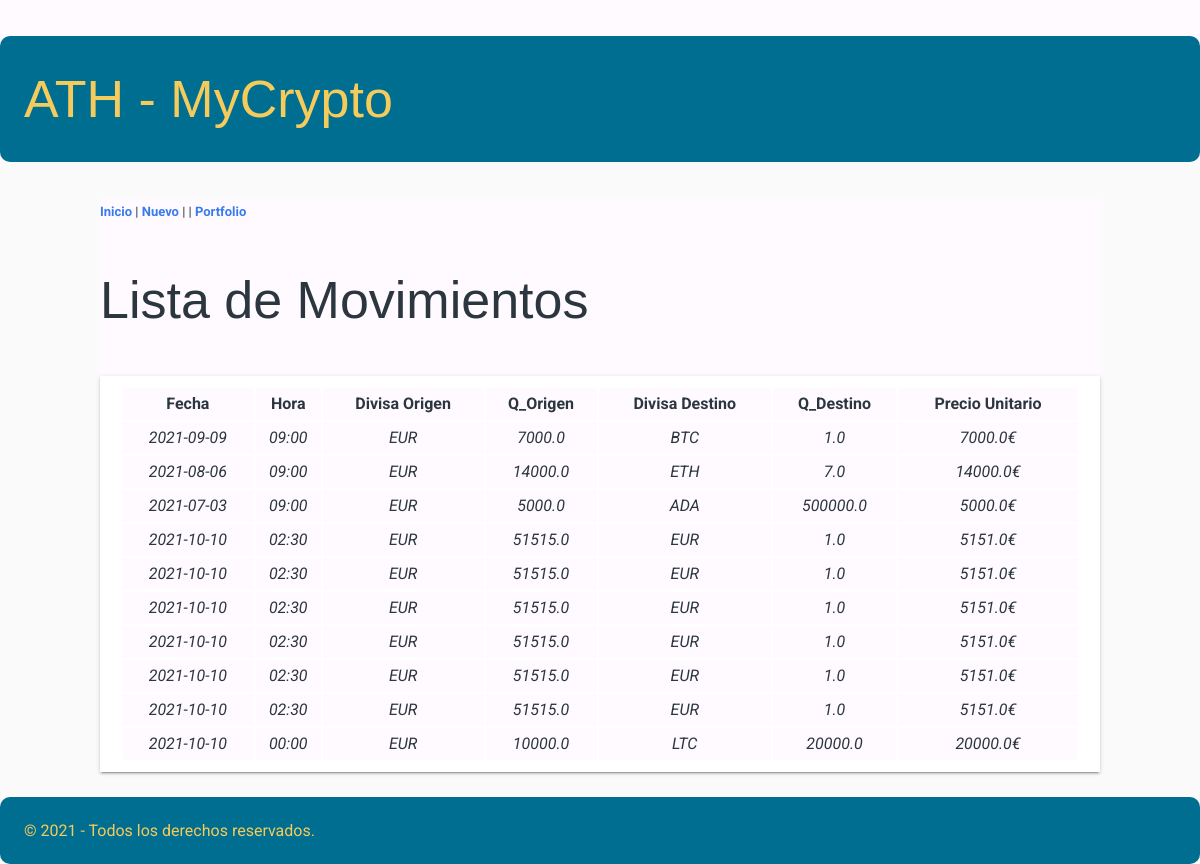
Before: / with the older database file.
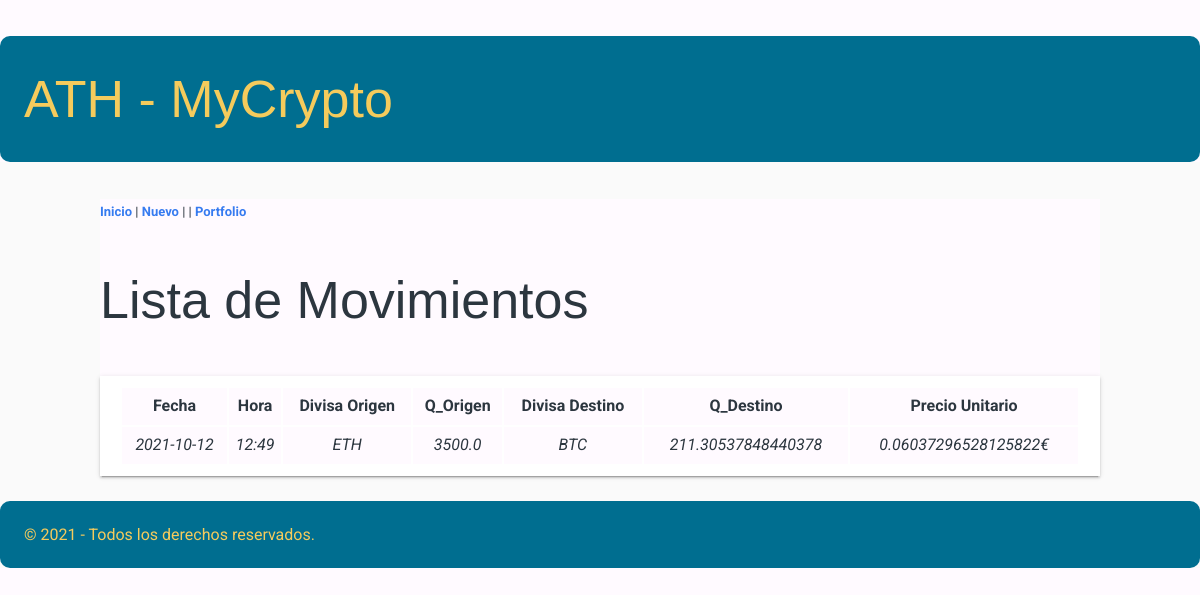
After: the same page with the newer database file.
### tables this page shows
CREATE TABLE "myCrypto" (
	"id"	INTEGER NOT NULL UNIQUE,
	"date"	TEXT NOT NULL,
	"time"	TEXT NOT NULL,
	"desde"	TEXT NOT NULL,
	"Q_desde"	REAL NOT NULL,
	"hasta"	TEXT NOT NULL,
	"Q_hasta"	REAL NOT NULL,
	"PU"	REAL NOT NULL,
	PRIMARY KEY("id" AUTOINCREMENT)
);

### appRegistro/views.py (the view)
@app.route("/")
def start():
    consulta = """
        SELECT *
            FROM myCrypto;
    """
    movimientos = dbManager.consultaSQL(consulta)
    return render_template("index.html", items=movimientos)

### appRegistro/models.py (called while the page is built)
    def consultaSQL(self, consulta, params = []):
        conex = sqlite3.connect(self.ruta_basedatos)
        cur = conex.cursor()
        cur.execute(consulta, params)
        keys = []
        for item in cur.description:
            keys.append(item[0])
        registros = []
        for registro in cur.fetchall():
            ix_clave = 0
            d = {}
            for columna in keys:
                d[columna] = registro[ix_clave]
                ix_clave += 1
            registros.append(d)
        conex.close()
        return registros

### appRegistro/templates/index.html (shortened to what this page needs)
{% extends 'base.html' %}
{% block contenido_pagina %}
        <h1>Lista de Movimientos</h1>
        {% if items | length == 0 %}
            <p>Introduce el primer movimiento</p>
        {% else %}
            <table class="paper">
                <tr>
                    <th>Fecha</th>
                    <th>Hora</th>
                    <th>Divisa Origen</th>
                    <th>Q_Origen</th>
                    <th>Divisa Destino</th>
                    <th>Q_Destino</th>
                    <th>Precio Unitario</th>
                </tr>
                {% for item in items %}
                <tr>
                    <td>{{ item.date }}</td>
                    <td>{{ item.time }}</td>
                    <td>{{ item.desde }}</td>
                    <td>{{ item.Q_desde }}</td>
                    <td>{{ item.hasta }}</td>
                    <td>{{ item.Q_hasta }}</td>
                    <td>{{ item.PU }}€</td>
                </tr>
                {% endfor %}
            </table>
        {% endif %}
{% endblock %}

### appRegistro/templates/base.html (shortened to what this page needs)
<!DOCTYPE html>
<html lang="en">
    <head id="titulo_grande" class="titulo_grande">
        <link rel="stylesheet" href="/static/css/styles.css">
        <link rel="stylesheet" href="/static/css/flat_remix.css">
    </head>
    <body>
        <header>
            <h1>ATH - MyCrypto</h1>
        </header>
        <section class="container1">
            <nav>
                <p><a href="/">Inicio</a> | <a href="/nuevo">Nuevo</a> | | <a href="/status">Portfolio</a></p>
            </nav>
            {% block contenido_pagina %} {% endblock %}
        </section>
        <br>
        <footer>© 2021 - Todos los derechos reservados.</footer>
    </body>
</html>

### appRegistro/static/css/styles.css (style rules this page uses)
:root { --color-primario: #006E90; --color-secundario: #A18276; --color-terciario: #F5CB5C; --negro: #2c363f; --blanco: #FFFAFF; --separacion-defecto: 10px; }
* { background-color: var(--blanco); color: var(--negro); margin: 0; padding: 0; }
h1 { font-family: 'Noto Sans JP', sans-serif; font-weight: 700; border: none; }
footer { margin-top: var(--separacion-defecto); }
header *, footer { border-radius: var(--separacion-defecto); background-color: var(--color-primario); color: var(--color-terciario); font-size: 1rem; padding: 1.5rem; }
.container1 { max-width: 1000px; margin: 0 auto; }
table.paper { width: 100%; }
td { text-align: center; font-style: italic; }

### appRegistro/static/css/flat_remix.css (style rules this page uses)
* { box-sizing: border-box; outline: none; -webkit-appearance: none; -webkit-tap-highlight-color: transparent !important; -webkit-tap-highlight-color: rgba(0, 0, 0, 0) !important; -webkit-touch-callout: none; font-family: "Roboto", sans-serif; letter-spacing: 0; }
body { background-color: #FAFAFA; color: #5c616c; margin: 0; font-size: 13px; cursor: default; user-select: none; -webkit-user-select: none; -khtml-user-select: none; -moz-user-select: none; -ms-user-select: none; }
a:link, a:visited, a:active, a { color: #367bf0; font-weight: bold; text-decoration: none; cursor: pointer; }
h1, h2, h3, h4, h5, h6 { line-height: 1.5em; }
h1 { font-size: 4em; font-weight: lighter; margin: .7em 0; }
section, article, .section, .article, .paper { line-height: 2em; word-wrap: break-word; word-break: normal; line-height: 2em; }
.paper { font-size: 16px; box-shadow: 0 2px 2px 0 rgba(0, 0, 0, .14), 0 3px 1px -2px rgba(0, 0, 0, .2), 0 1px 5px 0 rgba(0, 0, 0, .12); padding: 10px 20px; background-color: #FFF; margin-top: 20px; min-height: 100px; color: #000; }

Changed rows visible on the page:
removed myCrypto: date "2021-09-09", time "09:00", desde "EUR", Q_desde "7000.0", hasta "BTC", Q_hasta "1.0", PU "7000.0"
removed myCrypto: date "2021-08-06", time "09:00", desde "EUR", Q_desde "14000.0", hasta "ETH", Q_hasta "7.0", PU "14000.0"
removed myCrypto: date "2021-07-03", time "09:00", desde "EUR", Q_desde "5000.0", hasta "ADA", Q_hasta "500000.0", PU "5000.0"
removed myCrypto: date "2021-10-10", time "02:30", desde "EUR", Q_desde "51515.0", hasta "EUR", Q_hasta "1.0", PU "5151.0"
removed myCrypto: date "2021-10-10", time "02:30", desde "EUR", Q_desde "51515.0", hasta "EUR", Q_hasta "1.0", PU "5151.0"
removed myCrypto: date "2021-10-10", time "02:30", desde "EUR", Q_desde "51515.0", hasta "EUR", Q_hasta "1.0", PU "5151.0"
removed myCrypto: date "2021-10-10", time "02:30", desde "EUR", Q_desde "51515.0", hasta "EUR", Q_hasta "1.0", PU "5151.0"
removed myCrypto: date "2021-10-10", time "02:30", desde "EUR", Q_desde "51515.0", hasta "EUR", Q_hasta "1.0", PU "5151.0"
removed myCrypto: date "2021-10-10", time "02:30", desde "EUR", Q_desde "51515.0", hasta "EUR", Q_hasta "1.0", PU "5151.0"
removed myCrypto: date "2021-10-10", time "00:00", desde "EUR", Q_desde "10000.0", hasta "LTC", Q_hasta "20000.0", PU "20000.0"
added myCrypto: date "2021-10-12", time "12:49", desde "ETH", Q_desde "3500.0", hasta "BTC", Q_hasta "211.30537848440378", PU "0.06037296528125822"
